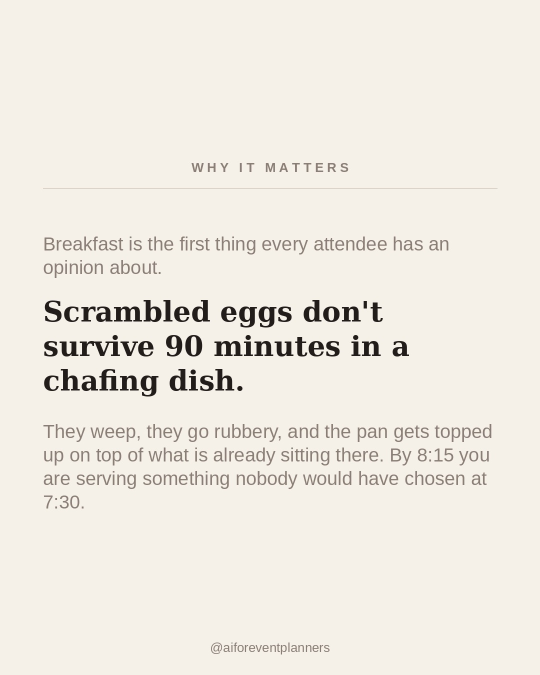
#> input picture carousels/2026-10-18-runny-eggs/slides/instagram/slide-2.jpg, 1080 x 1350 px, given in place of conference-runny-eggs.jpg, which was not available (shown at 1/2 size)
$ python make_slides.py
#> lines starting #> are read from the running program, lines starting #| are printed output that depends on the picture; pictures that were not available may be replaced by others from this repository, and a replacement may not be noted
"""Runny eggs carousel — 5 slides, two sizes.

Sun 18 Oct. Content bank item 25, her own line from the conference on Oct 7.
Swapped in on Oct 16: this day was the dry sandwich lunch until she sent a
photo of a conference breakfast plate and moved the sandwich piece to Wed 28.

Slide 1 is her own photograph, cover-cropped and darkened so the serif reads
over it. The rest is house type, same palette and fonts as the Oct 13
contingency carousel and the Oct 5 hidden-fees one.

Slide 4 is NOT a screenshot. The Oct 13 carousel embedded a crop of her real
ChatGPT answer and labelled it "WHAT AI CAME BACK WITH"; there is no such
recording for this piece, so the hold times are set in house type under a
descriptive heading that claims no tool. If she runs the prompt and sends the
answer, swap a crop in and relabel.

The hold times and the swaps are read off the real demo BEO in Drive
(BEO — Day 1 Breakfast, October 18 folder): 400 guests, 7:30-9:00am, buffet
from chafing dishes, six hot items. HOT below is that list, in BEO order, and
assert_beo() checks it still matches rather than trusting the numbers.
"""
import os
from PIL import Image, ImageDraw, ImageEnhance, ImageFont

HERE = os.path.dirname(os.path.abspath(__file__))
OUT = os.path.join(HERE, "slides")
SRC = os.path.join(HERE, "source")
FRAMES = os.path.join(HERE, "build", "frames")

W = 1080
SIZES = {"tiktok": 1920, "instagram": 1350}

CREAM = (245, 241, 232)
INK = (34, 29, 26)
GREY = (138, 126, 118)
MAROON = (122, 42, 54)
BROWN = (58, 50, 48)
ONDARK = (247, 243, 234)
PINKTXT = (214, 180, 190)
RULE = (220, 212, 200)

SERIF = "/usr/share/fonts/truetype/dejavu/DejaVuSerif-Bold.ttf"
SANS = "/usr/share/fonts/truetype/liberation/LiberationSans-Regular.ttf"
SANSB = "/usr/share/fonts/truetype/liberation/LiberationSans-Bold.ttf"
F = lambda p, s: ImageFont.truetype(p, s)

M = 86
LABEL_H = 146

SERVICE_MIN = 90        # 7:30 to 9:00
GUESTS = 400

# (name on the BEO, minutes it holds in a chafing dish, what to do about it)
# Flagged = anything that does not cover the service window on its own.
HOT = [
    ("Scrambled eggs with chives", 20, "half pans, or an attended station"),
    ("Buttermilk pancakes", 20, "waffles on a rack, or a French toast bake"),
    ("Applewood smoked bacon", 30, "shallow pans, raised off the fat"),
    ("Chicken apple sausage", 45, "holds"),
    ("Rosemary breakfast potatoes", 45, "uncovered, or they steam soft"),
    ("Steel-cut oatmeal", 60, "stir and thin"),
]

PROMPT = ("Here's the breakfast BEO for a 400-person conference: [paste]. "
          "Service runs 7:30 to 9am from chafing dishes. Tell me which hot "
          "items won't hold for the full 90 minutes, how often each one needs "
          "refreshing, and what to swap in for anything that won't survive "
          "the hold. Then write the line I send the catering manager.")

# Her suggestion, Oct 16: "should we say - the runny scrambbled eggs dont?"
# Taken, minus "scrambled" — "runny scrambled eggs" is two words doing one
# job, and slide 2 says scrambled eggs anyway. "Runny" is what makes the pun
# land (the eggs do not run to 9) and it is her own word from bank item 25.
HOOK = "Breakfast runs 7:30 to 9. The runny eggs don't."
CLOSER = "Nobody complains about breakfast. They just remember it."


# From her own answer, read off the recording: the eggs are the worst item on
# the BEO and this is the interval it gives them. Slide 4 restates it under
# the screenshot, so the two must not drift apart.
EGGS_INTERVAL = "15\u201320"
EGGS_VERDICT = "Poor if left in one pan."


def assert_beo():
    """The piece only works if nothing on the BEO covers the window alone."""
    assert len(HOT) == 6, "the BEO lists six hot items"
    assert all(m < SERVICE_MIN for _, m, _ in HOT), \
        "something now holds the full 90 minutes; the piece's claim moved"
    assert HOT[0][0].startswith("Scrambled eggs"), "eggs lead the BEO"
    return min(m for _, m, _ in HOT), len([1 for _, m, _ in HOT if m <= 20])


def wrap(d, text, font, maxw):
    words, lines, cur = text.split(), [], ""
    for w in words:
        t = (cur + " " + w).strip()
        if d.textlength(t, font=font) <= maxw:
            cur = t
        else:
            lines.append(cur)
            cur = w
    if cur:
        lines.append(cur)
    return lines


def measure(d, text, font, maxw, lh=1.26):
    return len(wrap(d, text, font, maxw)) * int(font.size * lh)


def block(d, text, font, x, y, maxw, fill, lh=1.26, align="left"):
    for ln in wrap(d, text, font, maxw):
        w = d.textlength(ln, font=font)
        xx = x if align == "left" else x + (maxw - w) / 2
        d.text((xx, y), ln, font=font, fill=fill)
        y += int(font.size * lh)
    return y


def tracked(d, text, font, cx, y, fill, track=7):
    total = sum(d.textlength(c, font=font) + track for c in text) - track
    x = cx - total / 2
    for c in text:
        d.text((x, y), c, font=font, fill=fill)
        x += d.textlength(c, font=font) + track
    return y + int(font.size * 1.4)


def head_label(d, text, y):
    yy = tracked(d, text, F(SANSB, 26), W / 2, y, GREY)
    d.line([(M, yy + 20), (W - M, yy + 20)], fill=RULE, width=2)
    return y + LABEL_H


def footer(d, H, dark=False):
    f = F(SANS, 26)
    t = "@aiforeventplanners"
    d.text(((W - d.textlength(t, font=f)) / 2, H - 70), t, font=f,
           fill=(GREY if not dark else (120, 108, 104)))


def new(H, bg=CREAM):
    img = Image.new("RGB", (W, H), bg)
    return img, ImageDraw.Draw(img)


def cover(path, w, h):
    """Scale to cover w x h and centre-crop. Her plate sits mid-frame, so a
    centre crop keeps the eggs in shot at both aspect ratios."""
    im = Image.open(path).convert("RGB")
    s = max(w / im.width, h / im.height)
    im = im.resize((round(im.width * s), round(im.height * s)), Image.LANCZOS)
    left = (im.width - w) // 2
    top = (im.height - h) // 2
    return im.crop((left, top, left + w, top + h))


# ---------------------------------------------------------------- slides

def slide1(H):
    """Her photograph with the hook on a gradient band beneath the food.

    A flat scrim over the whole frame was tried first and it muddied the
    plate into brown soup — the photo is the hook, so it has to stay legible
    as food. Instead: a light global knock-back to tame the highlights on the
    white china, then a gradient that is clear at the top and near-solid by
    the time the type starts. The eggs sit in the clean half.
    """
    img = cover(os.path.join(SRC, "conference-runny-eggs.jpg"), W, H)
    # Shot under warm banquet lighting with no flash, so it comes in dim and
    # orange. Lift it before anything is laid over it ("yes brighen it up",
    # Oct 16) — the plate should read as food, not as a dark smudge.
    img = ImageEnhance.Brightness(img).enhance(1.30)
    img = ImageEnhance.Contrast(img).enhance(1.10)
    img = ImageEnhance.Color(img).enhance(0.92)
    img = Image.blend(img, Image.new("RGB", (W, H), BROWN), 0.10)

    f = F(SERIF, 68)
    lines = ["Breakfast runs", "7:30 to 9.", "The runny", "eggs don't."]
    assert " ".join(lines).replace("  ", " ") == HOOK, "hook text drifted"
    lh = int(68 * 1.30)
    bh = len(lines) * lh

    # A gradient cannot satisfy both constraints at 1080x1920: the type wants
    # to sit on solid colour, and rule 4 keeps it out of the bottom 25% where
    # TikTok's caption and buttons sit. Those two zones barely overlap. So the
    # frame is split instead — photograph above, solid panel below — which
    # also leaves the plate completely unobscured.
    #
    # The tall cut has far less room beneath the safe line, so it gives more
    # of the frame to the panel; the 4:5 Instagram slide has no such furniture.
    end = 0.73 if H / W > 1.5 else 0.88
    ty = int(H * end) - bh
    panel_top = ty - 96
    assert panel_top > H * 0.38, "panel has eaten more than half the photo"
    assert ty + bh <= H * end, "hook runs into the platform's bottom furniture"

    photo = cover(os.path.join(SRC, "conference-runny-eggs.jpg"), W, panel_top)
    photo = ImageEnhance.Brightness(photo).enhance(1.30)
    photo = ImageEnhance.Contrast(photo).enhance(1.10)
    photo = ImageEnhance.Color(photo).enhance(0.92)

    img = Image.new("RGB", (W, H), BROWN)
    img.paste(photo, (0, 0))
    d = ImageDraw.Draw(img)

    y = ty
    for ln in lines:
        d.text(((W - d.textlength(ln, font=f)) / 2, y), ln, font=f, fill=ONDARK)
        y += lh

    fk = F(SANSB, 32)
    t = "keep swiping  >"
    d.text(((W - d.textlength(t, font=fk)) / 2, H - 150), t, font=fk, fill=PINKTXT)
    f2 = F(SANS, 26)
    u = "@aiforeventplanners"
    d.text(((W - d.textlength(u, font=f2)) / 2, H - 70), u, font=f2,
           fill=(168, 154, 148))
    return img


def slide2(H):
    img, d = new(H)
    f = F(SERIF, 56)
    body = F(SANS, 38)
    head = "Breakfast is the first thing every attendee has an opinion about."
    big = "Scrambled eggs don't survive 90 minutes in a chafing dish."
    note = ("They weep, they go rubbery, and the pan gets topped up on top of "
            "what is already sitting there. By 8:15 you are serving something "
            "nobody would have chosen at 7:30.")
    hh = LABEL_H + measure(d, head, body, W - 2 * M) + 30 \
        + measure(d, big, f, W - 2 * M, 1.24) + 44 + measure(d, note, body, W - 2 * M)
    y = head_label(d, "WHY IT MATTERS", (H - hh) // 2)
    y = block(d, head, body, M, y, W - 2 * M, GREY)
    y += 30
    y = block(d, big, f, M, y, W - 2 * M, INK, lh=1.24)
    y += 44
    block(d, note, body, M, y, W - 2 * M, GREY)
    footer(d, H)
    return img


def slide3(H):
    img, d = new(H)
    f = F(SANS, 38)
    ph = measure(d, PROMPT, f, W - 2 * M - 46, 1.38)
    y = head_label(d, "THE PROMPT", (H - (LABEL_H + ph)) // 2)
    d.line([(M, y - 6), (M, y + ph + 6)], fill=MAROON, width=5)
    block(d, PROMPT, f, M + 46, y, W - 2 * M - 46, INK, lh=1.38)
    footer(d, H)
    return img


def slide4(H):
    """A crop of her own ChatGPT answer, plus the number it turns on.

    Built in house type at first, because she had not run the prompt. She ran
    it on Oct 16 and put the recording in the October 18 folder, so this is
    now the real thing and the Oct 13 label applies honestly.

    The crop is the table header and its first two rows, from t=10.8s — the
    one frame where the header and a whole row are on screen together. Her
    answer's own worst case is the eggs, which is the piece, so they lead.

    Cut well clear of the FELFEL advert that scrolls in near the end of the
    recording at ~21s.
    """
    img, d = new(H)

    card = Image.open(os.path.join(FRAMES, "answer-card.png")).convert("RGB")
    cw = W - 2 * M
    ch = round(card.height * cw / card.width)

    # The 4:5 slide is 570px shorter than the 9:16 one and the card does not
    # shrink with it, so at full width the restated line and the footer end up
    # on top of each other. Cap the card to whatever is left once the label,
    # the line, the note and the footer have taken their share, and scale the
    # width to match so the screenshot is never stretched.
    f_probe, sub_probe = F(SERIF, 62), F(SANS, 33)
    reserved = (LABEL_H + 52 + int(62 * 1.24) + 16
                + measure(d, 'The BEO said "Replenishment: as needed."', sub_probe, cw)
                + 150)                      # footer and breathing room
    avail = H - reserved - 60               # 60 = minimum headroom at the top
    if ch > avail:
        ch = avail
        cw = round(card.width * ch / card.height)
    card = card.resize((cw, ch), Image.LANCZOS)
    cx = (W - cw) // 2

    f = F(SERIF, 62)
    sub = F(SANS, 33)
    line = "Every 15-20 minutes."
    assert EGGS_INTERVAL in line.replace("-", "\u2013"), "the restated interval drifted"
    note = 'The BEO said "Replenishment: as needed."'

    hh = LABEL_H + card.height + 52 + int(62 * 1.24) + 16 \
        + measure(d, note, sub, W - 2 * M)
    y = head_label(d, "WHAT AI CAME BACK WITH", (H - hh) // 2)

    img.paste(card, (cx, y))
    d.rectangle([cx, y, cx + cw - 1, y + card.height - 1], outline=RULE, width=2)
    y += card.height + 52
    d.text(((W - d.textlength(line, font=f)) / 2, y), line, font=f, fill=MAROON)
    y += int(62 * 1.24) + 16
    block(d, note, sub, M, y, W - 2 * M, GREY, align="center")
    footer(d, H)
    return img


def slide5(H):
    img, d = new(H, BROWN)
    f = F(SERIF, 58)
    hh = measure(d, CLOSER, f, W - 2 * M, 1.26)
    y = (H - hh) // 2 - 20
    block(d, CLOSER, f, M, y, W - 2 * M, ONDARK, lh=1.26, align="center")
    t = "Save this for your next breakfast BEO."
    fk = F(SANSB, 30)
    d.text(((W - d.textlength(t, font=fk)) / 2, H - 230), t, font=fk, fill=PINKTXT)
    footer(d, H, dark=True)
    return img


BUILDERS = [slide1, slide2, slide3, slide4, slide5]


def main():
    worst, nflag = assert_beo()
    print(f"BEO ok: 6 hot items, worst holds {worst} min against a "
          f"{SERVICE_MIN}-minute service, {nflag} flagged")
    for name, H in SIZES.items():
        out = os.path.join(OUT, name)
        os.makedirs(out, exist_ok=True)
        for i, fn in enumerate(BUILDERS, 1):
            img = fn(H)
            assert img.size == (W, H)
            img.save(os.path.join(out, f"slide-{i}.jpg"), quality=94)
        print(f"{name}: {len(BUILDERS)} slides at {W}x{H} -> {out}")
#> this loop made 2 passes
#| instagram: 5 slides at 1080x1350 -> carousels/2026-10-18-runny-eggs/slides/instagram
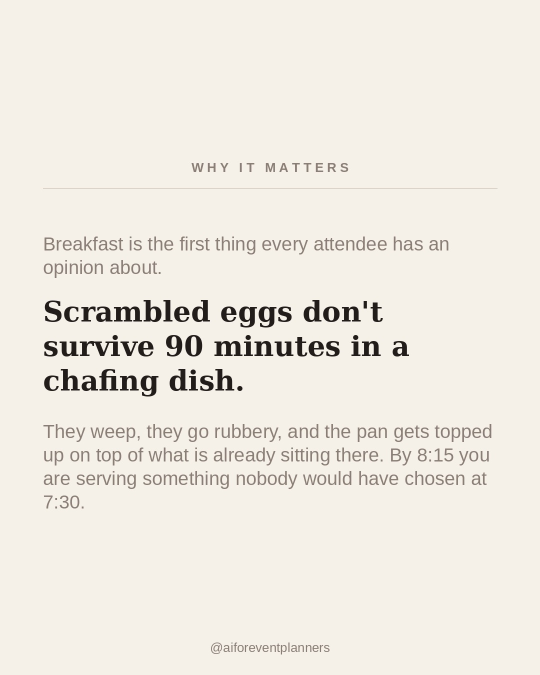
#> input picture carousels/2026-10-18-runny-eggs/slides/instagram/slide-2.jpg, 1080 x 1350 px, given in place of conference-runny-eggs.jpg, which was not available (shown at 1/2 size)
#> pass 1, in slide1, `img = cover(os.path.join(SRC, "conference-runny-eggs.jpg"), W, H)`:
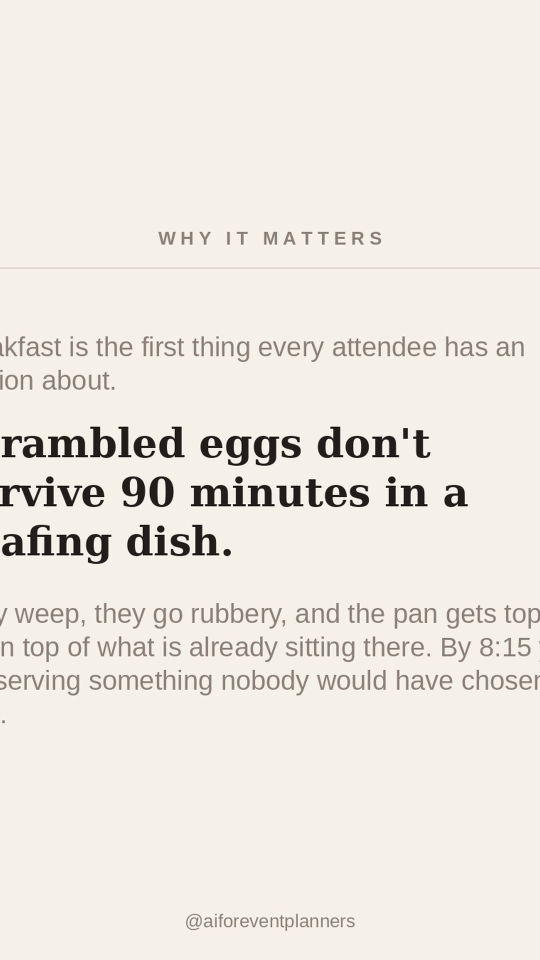
#> img: PIL image 1080x1920 RGB (shown at 1/2 size); mean R, G, B 237, 232.7, 223.9
#> pass 1, in slide1, `img = ImageEnhance.Brightness(img).enhance(1.30)`:
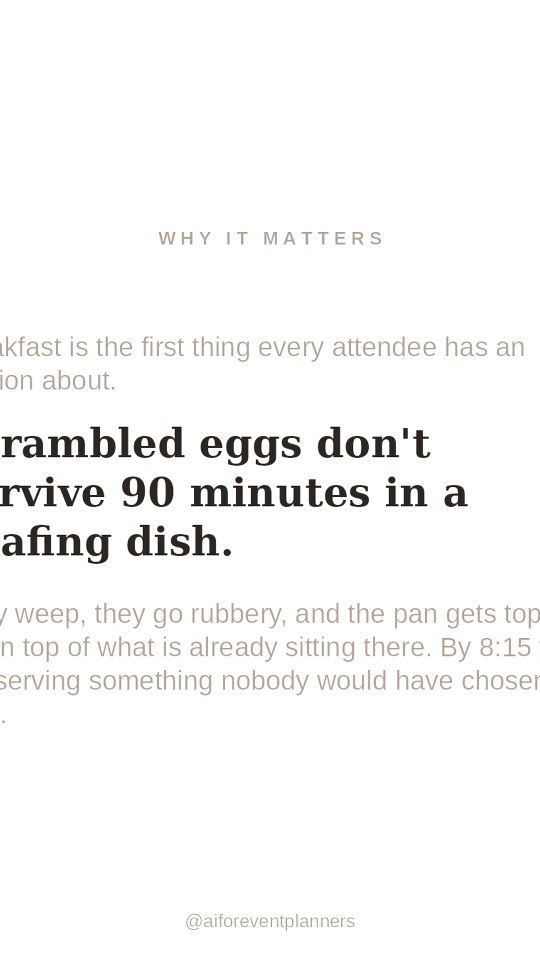
#> img: PIL image 1080x1920 RGB (shown at 1/2 size); mean R, G, B 248.3, 247.8, 247.4
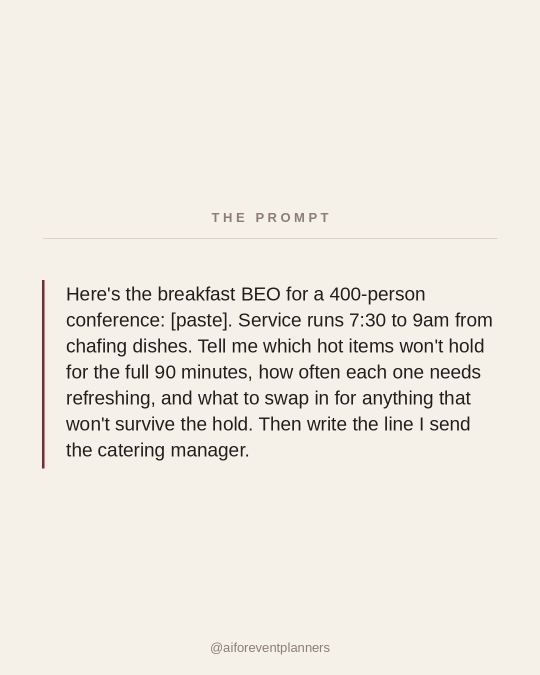
#> input picture carousels/2026-10-18-runny-eggs/slides/instagram/slide-3.jpg, 1080 x 1350 px, given in place of answer-card.png, which was not available (shown at 1/2 size)
#> after the loop:
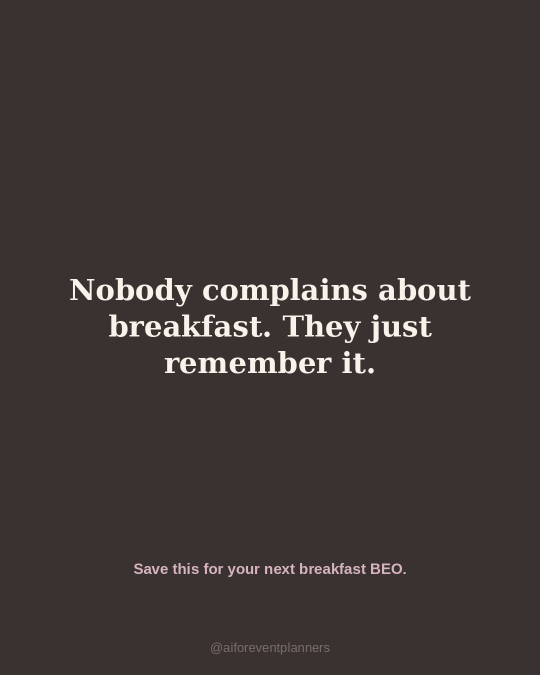
#> img: PIL image 1080x1350 RGB (shown at 1/2 size); mean R, G, B 62.4, 54.4, 52.3


if __name__ == "__main__":
    main()
